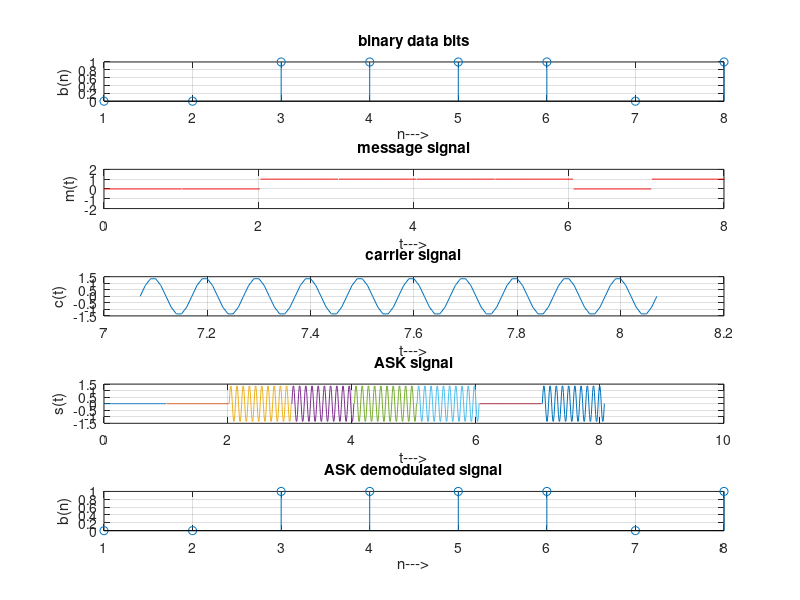

Write the MATLAB code that produced this figure.
%ASK Modulation
clc;
close all;
Tb=1; fc=10;
t=0:Tb/100:1;
c=sqrt(2/Tb)*sin(2*pi*fc*t);
N=8;
m=rand(1,N);
t1=0;t2=Tb
for i=1:N
 t=[t1:.01:t2]
 if m(i)>0.5
     m(i)=1;
     m_s=ones(1,length(t));
 else
     m(i)=0;
     m_s=zeros(1,length(t));
 end
 message(i,:)=m_s;
 ask_sig(i,:)=c.*m_s;
 t1=t1+(Tb+.01);
 t2=t2+(Tb+.01);
 subplot(5,1,2);
 axis([0 N -2 2]);
 plot(t,message(i,:),'r');
 title('message signal');
 xlabel('t--->');
 ylabel('m(t)');
 grid on
 hold on
 subplot(5,1,4);
 plot(t,ask_sig(i,:));
 title('ASK signal');
 xlabel('t--->');
 ylabel('s(t)');
 grid on
 hold on
 end
hold off
subplot(5,1,3);
plot(t,c);
title('carrier signal');
xlabel('t--->');
ylabel('c(t)');
grid on
subplot(5,1,1);
stem(m);
title('binary data bits');
xlabel('n--->');
ylabel('b(n)');
grid on 
%ASK Demodulation
t1=0;t2=Tb
for i=1:N
 t=[t1:Tb/100:t2]
 x=sum(c.*ask_sig(i,:));
 if x>0
  demod(i)=1;
 else
  demod(i)=0;
 end
 t1=t1+(Tb+.01);
 t2=t2+(Tb+.01);
 end
subplot(5,1,5);
stem(demod);
title('ASK demodulated signal'); 
xlabel('n--->');
ylabel('b(n)');
grid on

